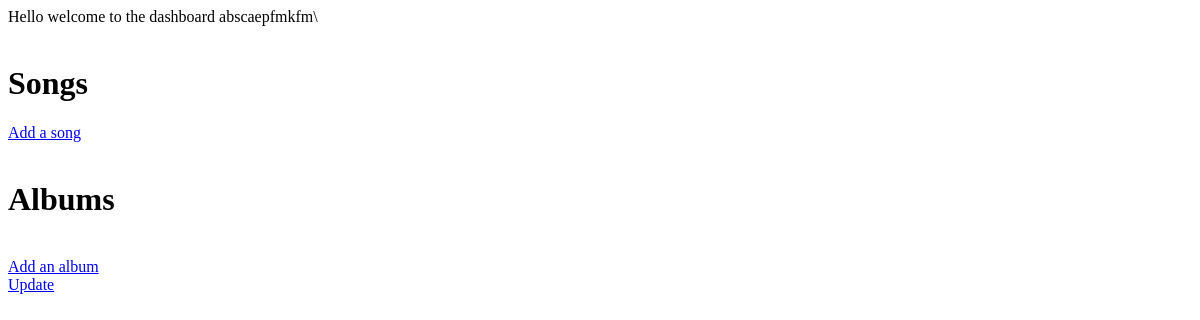
Page /dashboard/1 on the earlier database version.
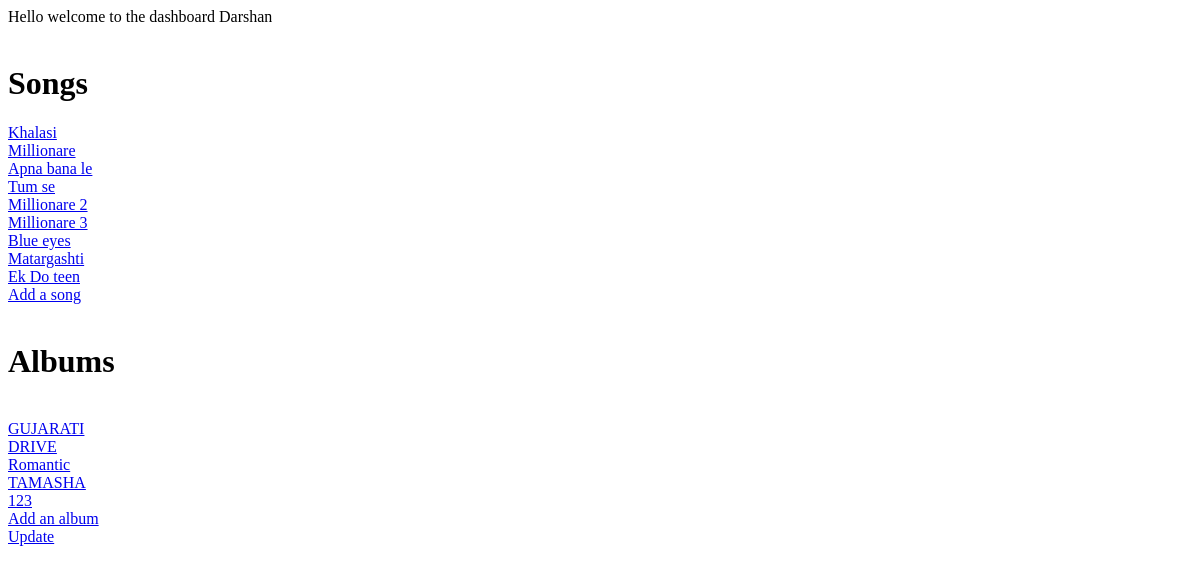
Same page on the later database version.
### app.py (models this page shows)
class User(db.Model):
    __tablename__='user'
    id=db.Column(db.Integer,primary_key=True,autoincrement=True)
    name=db.Column(db.String,nullable=False)
    password=db.Column(db.String,nullable=False)

class Songs(db.Model):
    __tablename__='songs'
    s_id=db.Column(db.Integer,primary_key=True,autoincrement=True)
    song_name=db.Column(db.String,nullable=False)
    foreign_album=db.Column(db.ForeignKey(Album.alb_id),nullable=False) #1
    album=db.relationship(Album,backref=db.backref('songs'))

class Album(db.Model):   #1 MYFAV   #2 DRIVE
    __tablename__='album'
    alb_id=db.Column(db.Integer,primary_key=True,autoincrement=True)
    album_name=db.Column(db.String,nullable=False)

### app.py (the view)
@app.route('/dashboard/<id>',methods=['GET','POST'])
def dashboard(id):
    if request.method=='GET':
        userdetails=User.query.filter_by(id=int(id)).first()
        albums=Album.query.all()
        songs=Songs.query.all()
        return render_template("Dashboard.html",userdetails=userdetails,songs=songs,albums=albums)

### templates/Dashboard.html (shortened to what this page needs)
<!DOCTYPE html>
<html lang="en">
<head>
</head>
<body>Hello welcome to the dashboard {{userdetails.name}}</body><br>
<br>
<h1>Songs</h1>
{%for i in songs%}
<a href="/songpage/{{i.s_id}}"">{{i.song_name}}<a><br>
{%endfor%}
<a href="/add_song/{{userdetails.id}}">Add a song</a><br>
<br>
<h1>Albums</h1><br>
{%for j in albums%}
<a href='/songofthatalbems/{{j.alb_id}}'>{{j.album_name}}</a><br>
{%endfor%}
<a href="/add_album/{{userdetails.id}}">Add an album</a>
<br>
<a href="/update/{{userdetails.id}}">Update</a>
</html>

Differences in the rows shown:
changed User: name "abscaepfmkfm\\" → "Darshan"
added Songs: song_name "Khalasi"
added Songs: song_name "Millionare"
added Songs: song_name "Apna bana le"
added Songs: song_name "Tum se"
added Songs: song_name "Millionare 2"
added Songs: song_name "Millionare 3"
added Songs: song_name "Blue eyes"
added Songs: song_name "Matargashti"
added Songs: song_name "Ek Do teen"
added Album: album_name "GUJARATI"
added Album: album_name "DRIVE"
added Album: album_name "Romantic"
added Album: album_name "TAMASHA"
added Album: album_name "123"
